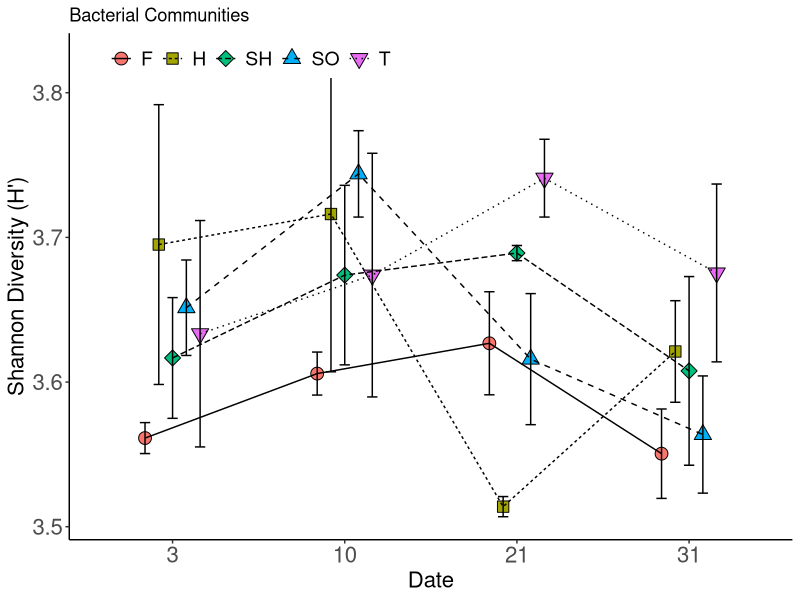

Recreate this plot in R. (Note: this script raises an error after producing the figure.)
## ---- chunk 1

bacteria.df=read.csv("nbc16s.final.subsample.tax.summary.csv") #csv formatted data from mothur
#its.df<-read.delim(file="nbcits.final.an.0.01.cons.tax.summary") #otherwise formatted data from mothur

##Loading Packages
# ipak function: install and load multiple R packages.
# checks to see if packages are installed. Install them if they are not, then load them into the R session.

ipak <- function(pkg){
    new.pkg <- pkg[!(pkg %in% installed.packages()[, "Package"])]
    if (length(new.pkg)) 
        install.packages(new.pkg, dependencies = TRUE, repos='http://cran.us.r-project.org')
    sapply(pkg, require, character.only = TRUE)
}

# Package list.  Contains all needed packages as a this writing.  To update, simply add new package name to the list!
packages <- c("ggplot2", 
              "plyr", 
              "reshape2", 
              "RColorBrewer", 
              "scales", 
              "grid",
              "VennDiagram",
              "bibtex",
              "vegan",
              "RAM",
              "tidyr",
              "Rmisc",
              "glue",
              "reshape",
              "reshape2",
              "lemon",
              "gapminder",
              "magrittr",
              "dplyr",
              "ggpubr",
              "gridExtra",
              "patternplot",
              "tibble",
              "gplots",
              "broom",
              "data.table",
              "devtools")
ipak(packages)

#PAirwise adonis is an unofiical package that does pairwise PERMANOVA on community data.  it is marginally useful.  To active it, simply remove the # and re run the code.
#install_github("pmartinezarbizu/pairwiseAdonis/pairwiseAdonis")
#library(pairwiseAdonis)
theme_set(theme_gray(base_size = 18))
pd=position_dodge(width=0.4)

bacteria.df=bacteria.df[bacteria.df$taxon !="Chloroplast_ge",] #We forgot to remove chloroplasts before in mothur...but we can do it now too!


## ---- chunk 2

bacteria.df$taxlevel=as.factor(bacteria.df$taxlevel) #make sure taxlevel is a factor so we can pull out data  in the following analyses
bacteria.df.6=subset.data.frame(bacteria.df, taxlevel==6,drop=TRUE)  #6 is the species level  #kingdom=0
#phylum=1
#class=2
#order=3
#family=4
#genus=5
#species=6


#you'll have to update your first and last sample column name in the "vars" argument below.  You will also need to look at your sample (column) names and adjust the arguments in the separate function.  Briefly, change the arguments int he "into" list to represent the number o chunks you can split your sample name into.  Secondly,the "sep"  says how many places fromt he left or right(-) the cuts should be made to separate.  The number of values in sep should each the number of groups in into less 1.
shannon.nbc<-bacteria.df.6 %>% 
  subset(select=c(-taxlevel,-rankID,-taxon,-daughterlevels,-total)) %>% 
  mutate_at(vars(X170818HA:X170828HB),funs(diversity(.,index="shannon"))) %>%
  gather(key="Sample",value="Diversity") %>%
  distinct(Sample,Diversity) %>% 
  separate(Sample, into=c("junk","Date","Substrate","Rep"), sep=c(1,7,-1))
  

#Clean up time.  First we remove the junk column altogether.  seconldy, we do some cleaning in case controls made it in.  Lastly we want to convert our "date" code into a "day of incuation" which we do manually with the revalue function.
shannon.nbc$junk=NULL
shannon.df=droplevels(shannon.nbc[-which(shannon.nbc$Substrate=='CR'),])
shannon.df$Date=as.factor(shannon.df$Date)
shannon.df$Date=revalue(shannon.df$Date,c("170818"="3","170828"="10","170905"="21","170915"="31"))


#Now, we summarizse by Date and Susbtrate  and get means and se across our reps.  
shannon.div.summary<-shannon.df %>% 
  group_by(Date, Substrate) %>% 
  summarise(mean=mean(Diversity),se=(sd(Diversity)/sqrt(n())))
                          

#Lets plot our summarizes data.
#tell ggplot what data to plot and the basic aesthtetichs (aes) we want a line graph connecting points.  Date is on the x axis and the mean is on the y.  We are grouping them and adjustign their shape and colors by type of substrate.
#adds points and lines to the plot

shannon.div.16s=ggplot(shannon.div.summary,  aes(x=Date,y=mean,group=Substrate,shape=Substrate,fill=Substrate))+ 
  geom_point(position=pd,size=4)+
  geom_line(aes(linetype=Substrate),position=pd)+ 
  geom_errorbar(aes(ymin=mean-se,ymax=mean+se),width=0.3,position=pd)+
  ylab("Shannon Diversity (H')")+ 
  theme_classic()+ #good generla theme for clean figures
  theme(legend.position=c(0.25,0.95), #legends are ifnitiely tweakable
        legend.title=element_blank(),
        legend.direction="horizontal",
        axis.text=element_text(size=16),
        axis.title=element_text(size=16),
        legend.text=element_text(size=14))+
  scale_shape_manual(name="Substrate",values=c(21,22,23,24,25))+ #I manually changed the shape of th points.  tehre is great additional supporting info online
  ggtitle("Bacterial Communities")+
  scale_y_continuous(breaks=seq(0,5,0.1)) #for consistency I am telling it to sacel y axis from 0 to 5 by 0.1 intervals
shannon.div.16s #calls (views) the graph we made


#ggsave lets you print your plots to jpegs, pdf, etc.  Just adjust the filename and device accordingly

#ggsave(shannon.div.16s,filename="shannon_plot.pdf",device="pdf")


#Stats time
shan.anova<-tidy(aov(Diversity~Date+Substrate+Date:Substrate,data=shannon.df))
shan.anova #this is its own dataframe now....you could easily export this to excel using the write_csv function!

## ---- chunk 3
bacteria.df$taxlevel=as.factor(bacteria.df$taxlevel)
bacteria.df.6=subset.data.frame(bacteria.df, taxlevel==6,drop=TRUE)

otu.df<-bacteria.df.6 %>% 
  subset(select=c(-taxlevel,-rankID,-taxon,-daughterlevels,-total)) %>% 
  mutate_at(vars(X170818HA:X170828HB),funs(n_distinct(.))) %>% #We calculate the number of distinct taxa here!
  gather(key="Sample",value="OTU") %>%
  distinct(Sample,OTU) %>% 
  separate(Sample, into=c("junk","Date","Substrate","Rep"), sep=c(1,7,-1))


otu.df$junk=NULL
otu.df=droplevels(otu.df[-which(otu.df$Substrate=='CR'),])
otu.df$Date=as.factor(otu.df$Date)
otu.df$Date=revalue(otu.df$Date,c("170818"="3","170828"="10","170905"="21","170915"="31"))

otu.aov=otu.df%>%
  group_by(Date)%>%
  do(tidy(aov(OTU~Substrate,data=.)))
otu.aov




otu.df.summary=summarySE(otu.df,measurevar="OTU",groupvars=c("Date","Substrate"),na.rm=TRUE)
#This is another, simpler form of summarizing info for plotting purposes.  I chose to leave this here as an example of how making a summary table works if you don't have to do it multiple times.

pd=position_dodge(width=0.4)
otu.plot=ggplot(otu.df.summary, 
                aes(x=Date,y=OTU,group=Substrate,shape=Substrate,fill=Substrate))+
  geom_point(position=pd,size=4)+
  geom_line(aes(linetype=Substrate),position=pd)+
  geom_errorbar(aes(ymin=OTU-se,ymax=OTU+se),width=0.3,position=pd)+
  ylab("Observed OTUs")+
  theme_classic()+
  theme(legend.position=c(0.25,0.95),
        legend.title=element_blank(),
        legend.direction="horizontal",
        axis.text=element_text(size=16),
        axis.title=element_text(size=16),
        legend.text=element_text(size=14))+
  scale_shape_manual(name="Substrate",values=c(21,22,23,24,25))
otu.plot
## ---- chunk 4

#slightly different approach here.  We are removign columns instead of ignoring them like we have previously.  This is because ti's a little cleaner to do so and this analsyis is a little mroe ocmplicated.
bacteria.df.3=subset.data.frame(bacteria.df, taxlevel==3,drop=TRUE)
bacteria.df.3$taxlevel=NULL 
bacteria.df.3$rankID=NULL
bacteria.df.3$daughterlevels=NULL
bacteria.df.3$total=NULL

bac.rab<-bacteria.df.3 %>% 
  gather(-taxon,key="Sample",value="obs") 
  
bac.rab<-bac.rab %>%   #relative abundance calculations
  group_by(Sample) %>% 
  mutate(total_obs=sum(obs),
         rabund=obs/total_obs) %>% 
  separate(Sample, into=c("Junk","Date","Substrate","Rep"),sep=c(1,7,-1))



bac.rab$Junk=NULL
rabund.df=droplevels(bac.rab[-which(bac.rab$Substrate=='CR'),])
rabund.df$Date=as.factor(rabund.df$Date)
rabund.df$Date=revalue(rabund.df$Date,c("170818"="3","170828"="10","170905"="21","170915"="31"))


rabund.sum.df<-rabund.df %>% 
  group_by(Date,Substrate,taxon) %>% #note the inlcusion of taxon as a group to summarise by.  We want the mean of each taxon in each Date-Substrate combination
  summarise(mean_rabund=mean(rabund),
            mean_obs=mean(obs))


##making multiple plots!
rabund.plots<-rabund.sum.df %>% #generates list of plots by Date (groubp_by command)  
  group_by(Date) %>% 
  do(plots=ggplot(.,aes(x=Substrate,y=mean_rabund,group=taxon,color=taxon,fill=taxon))+
       geom_bar(stat="identity",color="black")+
       ggtitle(paste("Day",.$Date))+ #.$Date is shorthand to pull int he value of date for the given group being produced.  Using patse allows us to add extra text.
       ylab("Relative Abundance")+
       xlab("Substrate")+
       theme_classic())
rabund.plots$plots[[1]] #calls first plot from list of plots. Repeat for as many plots as you expect




## ---- chunk 5

bacteria.df.3=subset.data.frame(bacteria.df, taxlevel==2,drop=TRUE) #Note the higher tax level...purely from a visualization standpoint
bacteria.df.3$taxlevel=NULL
bacteria.df.3$rankID=NULL
bacteria.df.3$daughterlevels=NULL
bacteria.df.3$total=NULL
bac.rab<-bacteria.df.3 %>% 
  gather(-taxon,key="Sample",value="obs") 
  
bac.rab<-bac.rab %>%   
  group_by(Sample) %>% 
  mutate(total_obs=sum(obs),
         rabund=obs/total_obs)



bac.rab<-separate(bac.rab,Sample, into=c("Junk","Date","Substrate","Rep"),sep=c(1,7,-1)) 
bac.rab$Junk=NULL

rabund.df=droplevels(bac.rab[-which(bac.rab$Substrate=='CR'),])
rabund.df$Date=as.factor(rabund.df$Date)
rabund.df$Date=revalue(rabund.df$Date,c("170818"="3","170828"="10","170905"="21","170915"="31"))

rabund.sum.df<-rabund.df %>% 
  group_by(Date,Substrate,taxon) %>% 
  summarise(mean_rabund=mean(rabund),
            mean_obs=mean(obs))



require(viridis) #viridis is a package of alternative color scales to allow for high contrast observations....i.e. whent here are very subtle changes.
ggplot(rabund.sum.df, aes(Date,taxon,fill=mean_rabund))+
  geom_tile()+
  facet_wrap(~Substrate,nrow=1)+#facet wrap splits our graph into multiuple chunks where each has a unique valeu for some factor
  scale_fill_viridis()+ 
  theme(axis.text=element_text(size=10),
        axis.title=element_text(size=10),
        legend.text=element_text(size=10))+
  ylab("Class")+
  xlab("Day of Incubation")
  
#ggsave("hm.jpeg", device="jpeg", width=7, height=10,units="in")
#you can also set dimensions when your print your figures
## ---- chunk 6
env.df <- read.csv("env.df.csv") #external data for vector fitting (laba ssays, field data,etc)
env.drops=c("8/15/2017",
            "8/22/2017",
            "8/25/2017",
            "9/1/2017",
            "9/8/2017",
            "9/12/2017") #beware of date format shifts in excel!!  I am dropping dates from the env.df because I didn't get community measurements for each date


env.df=droplevels(env.df[!(env.df$Date.Sampled %in% env.drops),],drop=TRUE)
colnames(env.df)=c("Date_Sampled",
                   "Substrate",
                   "NEP",
                   "GPP",
                   "Respiration",
                   "BG-ase",
                   "NAG-ase",
                   "P-ase",
                   "Chl.a",
                   "Biomass",
                   "Day of Incubation",
                   "SRP",
                   "NO3",
                   "NH4",
                   "doy",
                   "width",
                   "xdepth",
                   "xvelocity",
                   "xtemp",
                   "xspc",
                   "Q")

env.c.drops=c("X",  #I don't necessarily want to use all the data here, so I specified some columns to ignore (summary columns, duplicates, etc)
              "Date.Sampled",
              "Sample",
              "time",
              "doy",
              "width",
              "xdepth",
              "xvelocity",
              "xtemp",
              "xspc",
              "Q")


env.df.fit=env.df[ , !(names(env.df) %in% env.c.drops)] #this si the code to remove the specified columns

env.df.fac=env.df[,1:2] #

bacteria.df.3=subset.data.frame(bacteria.df, taxlevel==3,drop=TRUE)
bacteria.df.3$taxlevel=NULL
bacteria.df.3$rankID=NULL
bacteria.df.3$daughterlevels=NULL
bacteria.df.3$total=NULL

bac.env<-bacteria.df.3 %>% 
  gather(-taxon,key="Sample",value="obs") %>% 
  separate(Sample, into=c("Junk","Date","Substrate","Rep"),sep=c(1,7,-1))

bac.env$Junk=NULL
bac.env=droplevels(bac.env[-which(bac.env$Substrate=='CR'),])
bac.env$Date=as.factor(bac.env$Date)
bac.env$Date=revalue(bac.env$Date,c("170818"="3","170828"="10","170905"="21","170915"="31"))


bac.df.sps<-bac.env %>% 
  spread(key=taxon, value=obs) %>% 
  select(-Date,-Substrate,-Rep)


bac.ord.dist=vegdist(bac.df.sps)
bac.ord.nmds=metaMDS(bac.ord.dist)
bac.ORD=data.frame(MDS1=bac.ord.nmds$points[,1],MDS2=bac.ord.nmds$points[,2])
bac.ORD=cbind(bac.ORD,env.df.fac)

bac.fit=envfit(bac.ord.nmds,env.df.fit,perm=999,na.rm=T,display="sites")
bac.fit
bac.fit.df=as.data.frame(bac.fit$vectors$arrows*sqrt(bac.fit$vectors$r))
bac.fit.df$species=rownames(bac.fit.df)
bac.spp.scrs=as.data.frame(scores(bac.fit,display="vectors"))
bac.spp.scrs=cbind(bac.spp.scrs, Assay=rownames(bac.spp.scrs),bac.fit$vectors$pvals)
bac.spp.scrs=setnames(bac.spp.scrs, old=("bac.fit$vectors$pvals"), new=c("pvals"))
bac.spp.scrs=bac.spp.scrs[ which (bac.spp.scrs$pvals<0.05),]


 veganCovEllipse<-function (cov, center = c(0, 0), scale = 1, npoints = 100) 
  {
    theta <- (0:npoints) * 2 * pi/npoints
    Circle <- cbind(cos(theta), sin(theta))
    t(center + scale * t(Circle %*% chol(cov)))
 }
bac.df_ell <- data.frame()
  for(g in levels(bac.ORD$Substrate)){
    bac.df_ell <- rbind(bac.df_ell, cbind(as.data.frame(with(bac.ORD[bac.ORD$Substrate==g,],
                    veganCovEllipse(cov.wt(cbind(MDS1,MDS2),wt=rep(1/length(MDS1),length(MDS1)))$cov,center=c(mean(MDS1),mean(MDS2)))))
                    ,group=g))
  }

bac.nmds=ggplot(bac.ORD)+
  geom_point(mapping= aes(MDS1,MDS2,shape=Date_Sampled,color=Substrate))+coord_fixed(ratio=1)+
  geom_segment(data=bac.spp.scrs, aes(x=0, xend=bac.spp.scrs$NMDS1/4, y=0,yend=bac.spp.scrs$NMDS2/4),
               arrow=arrow(length=unit(.1, "cm")),color="red")+
  geom_text(data = bac.spp.scrs, aes(x = NMDS1/4.5, y = NMDS2/4.5, label = Assay),
            size = 3) +
    geom_path(data=bac.df_ell, aes(x=MDS1, y=MDS2,colour=group), size=1, linetype=2)+ggtitle("Bacterial Communities")+theme_classic()+labs(shape="Date Sampled", color="Substrate")+xlim(-0.3,0.3)+ylim(-0.3,0.3)
bac.nmds

#scores(bac.fit, "vectors")
#bac.ord.nmds$stress

ggplot(bac.ORD)+
  geom_point(mapping= aes(MDS1,MDS2,shape=Date_Sampled,color=Substrate,group=Substrate))+facet_grid(.~Date_Sampled)

ggplot(bac.ORD)+
  geom_point(mapping= aes(MDS1,MDS2,shape=Date_Sampled,color=Substrate,group=Substrate))+facet_grid(.~Substrate)

#This section should really be its own chunk.  betadisper compares the area of the collected nmds points for each group you specifiy and compares it to your other group areas (a la anova)

#http://cc.oulu.fi/~jarioksa/softhelp/vegan/html/betadisper.html
bac.disp.Sample=betadisper(bac.ord.dist,bac.ORD$Substrate)
bac.disp.Date=betadisper(bac.ord.dist,bac.ORD$Date_Sampled)
bac.perm.date=permutest(bac.disp.Date, pairwise=TRUE,permutations=1000) 
TukeyHSD(bac.disp.Sample) #compaitble with tukeyhsd for pairwise comparions!
bac.perm.sample=permutest(bac.disp.Sample, pairwise=TRUE,permutations=1000)
TukeyHSD(bac.disp.Date)
bac.disp.Sample
bac.disp.Date
#test pairwise comparions between groups in nmds


## ---- chunk 7
bacteria.df.6=subset.data.frame(bacteria.df, taxlevel==6,drop=TRUE)
bacteria.df.6$taxlevel=NULL
bacteria.df.6$rankID=NULL
bacteria.df.6$daughterlevels=NULL
bacteria.df.6$total=NULL
bac.perm<-bacteria.df.6 %>% 
  gather(-taxon,key="Sample",value="obs") 




bac.perm<-separate(bac.perm,Sample, into=c("Junk","Date","Substrate","Rep"),sep=c(1,7,-1)) 
bac.perm$Junk=NULL

bac.perm=droplevels(bac.perm[-which(bac.perm$Substrate=='CR'),])
bac.perm$Date=as.factor(bac.perm$Date)
bac.perm$Date=revalue(bac.perm$Date,c("170818"="3","170828"="10","170905"="21","170915"="31"))

anosim.bac.df<-bac.perm %>% 
  spread(key="taxon",value="obs")







design.df=anosim.bac.df[,1:3]


anosim.bac.df$Date=NULL
anosim.bac.df$Substrate=NULL
anosim.bac.df$Rep=NULL

bac.dist<-anosim.bac.df %>% 
  group_by(Date) %>% 
  do(vegdist(.))


bac.dist=vegdist(anosim.df)
bac.ano=anosim(bac.dist,design.df$Substrate)
summary(bac.ano)


list_to_df <- function(list_for_df) {
  list_for_df <- as.list(list_for_df)

  nm <- names(list_for_df)
  if (is.null(nm))
    nm <- seq_along(list_for_df)

  df <- data.frame(name = nm, stringsAsFactors = FALSE)
  df$value <- unname(list_for_df)
  df
}


bac.perm=print(adonis(anosim.df~Substrate*Date,data=design.df))
bac.perm.tab=as.data.frame(bac.perm$aov.tab)
bac.perm.tab=bac.perm.tab[1:3,]

adonis(anosim.3~Substrate,data=design.3) #ns
adonis(anosim.10~Substrate,data=design.10) #ns
adonis(anosim.21~Substrate,data=design.21) #ns
adonis(anosim.31~Substrate,data=design.31) #ns

pairwise.adonis(anosim.3,factors=design.3$Substrate, 
                sim.method = 'bray', 
                p.adjust.m ='bonferroni')
pairwise.adonis(anosim.10,factors=design.10$Substrate, 
                sim.method = 'bray', 
                p.adjust.m ='bonferroni')
pairwise.adonis(anosim.21,factors=design.21$Substrate, 
                sim.method = 'bray', 
                p.adjust.m ='bonferroni')
pairwise.adonis(anosim.31,factors=design.31$Substrate, 
                sim.method = 'bray', 
                p.adjust.m ='bonferroni')


pairwise.adonis(anosim.df,factors=c(design.df$Substrate), 
                sim.method = 'bray', 
                p.adjust.m ='bonferroni')

pairwise.adonis(anosim.df,factors=c(design.df$Date), 
                sim.method = 'bray', 
                p.adjust.m ='bonferroni')

#simper(anosim.df,design.df[,2])

## ---- chunk 8
#extract and shape OTU table at Order level
bacteria.df.venn=subset.data.frame(bacteria.df, taxlevel==4,drop=TRUE)

drops <- c("taxlevel","rankID","daughterlevels","total","SDKC1","SDKC2","SDKC3")
bacteria.df.venn=bacteria.df.venn[ , !(names(bacteria.df.venn) %in% drops)]

bacteria.df.venn=melt(bacteria.df.venn,id.vars="taxon")
bacteria.df.venn=dcast(bacteria.df.venn,variable~bacteria.df.venn$taxon)
#rabund.df$variable=as.numeric(rabund.df$variable)
bacteria.df.venn=separate(bacteria.df.venn,variable,into=c("junk","Date","Substrate"),sep=c(1,7))
bacteria.df.venn=separate(bacteria.df.venn,Substrate,into=c("Substrate","Rep"),sep=c(-1))
bacteria.df.venn$junk=NULL

bacteria.df.venn=droplevels(bacteria.df.venn[-which(bacteria.df.venn$Substrate=='CR'),])
bacteria.df.venn$Date=as.factor(bacteria.df.venn$Date)
bacteria.df.venn$Date=revalue(bacteria.df.venn$Date,c("170818"="3","170828"="10","170905"="21","170915"="31"))

Hard=colnames(bacteria.df.venn[bacteria.df.venn$Substrate=="H",apply(bacteria.df.venn[bacteria.df.venn$Substrate=="H",],MARGIN=2,function(x) any(x>0))])
Hard=Hard[-(1:3)]

Soft=colnames(bacteria.df.venn[bacteria.df.venn$Substrate=="SO",apply(bacteria.df.venn[bacteria.df.venn$Substrate=="SO",],MARGIN=2,function(x) any(x>0))])
Soft=Soft[-(1:3)]

Sheet=colnames(bacteria.df.venn[bacteria.df.venn$Substrate=="SH",apply(bacteria.df.venn[bacteria.df.venn$Substrate=="SH",],MARGIN=2,function(x) any(x>0))])
Sheet=Sheet[-(1:3)]

Foam=colnames(bacteria.df.venn[bacteria.df.venn$Substrate=="F",apply(bacteria.df.venn[bacteria.df.venn$Substrate=="F",],MARGIN=2,function(x) any(x>0))])
Foam=Foam[-(1:3)]

Tile=colnames(bacteria.df.venn[bacteria.df.venn$Substrate=="T",apply(bacteria.df.venn[bacteria.df.venn$Substrate=="T",],MARGIN=2,function(x) any(x>0))])
Tile=Tile[-(1:3)]

comparions=list("Hard"=Hard,"Soft"=Soft,"Sheet"=Sheet,"Foam"=Foam,"Tile"=Tile)
#upset(fromList(comparions),order.by="freq",cutoff = 2)
bac.venn.list=list("Hard"=Hard,"Soft"=Soft,"Sheet"=Sheet,"Foam"=Foam,"Tile"=Tile)
bac.venn=gList(venn.diagram(x=bac.venn.list,filename=NULL,label=TRUE,main="Bacterial Communities",main.fontface = 2,fill=c("yellow","blue","green","red","purple"),
                            cat.cex=0.8,cat.fontface=2,lty=1,main.pos=c(0.15,1),
                            cat.just=list(c(0.6,1) , c(0,0) , c(0,0) , c(1,1) ,c(1,0))))

#group.venn(list("Hard"=Hard,"Soft"=Soft,"Sheet"=Sheet,"Foam"=Foam,"Tile"=Tile),label=TRUE,file="bac.venn",ext="jpeg",)

## ---- chunk 9
#extract and shape OTU table at Order level
bacteria.df.venn=subset.data.frame(bacteria.df, taxlevel==4,drop=TRUE)

drops <- c("taxlevel","rankID","daughterlevels","total","SDKC1","SDKC2","SDKC3")
bacteria.df.venn=bacteria.df.venn[ , !(names(bacteria.df.venn) %in% drops)]

bacteria.df.venn=melt(bacteria.df.venn,id.vars="taxon")
bacteria.df.venn=dcast(bacteria.df.venn,variable~bacteria.df.venn$taxon)
#rabund.df$variable=as.numeric(rabund.df$variable)
bacteria.df.venn=separate(bacteria.df.venn,variable,into=c("junk","Date","Substrate"),sep=c(1,7))
bacteria.df.venn=separate(bacteria.df.venn,Substrate,into=c("Substrate","Rep"),sep=c(-1))
bacteria.df.venn$junk=NULL

bacteria.df.venn=droplevels(bacteria.df.venn[-which(bacteria.df.venn$Substrate=='CR'),])
bacteria.df.venn$Date=as.factor(bacteria.df.venn$Date)
bacteria.df.venn$Date=revalue(bacteria.df.venn$Date,c("170818"="3","170828"="10","170905"="21","170915"="31"))

Day_3=colnames(bacteria.df.venn[bacteria.df.venn$Date=="3",apply(bacteria.df.venn[bacteria.df.venn$Date=="3",],MARGIN=2,function(x) any(x>0))])

Day_10=colnames(bacteria.df.venn[bacteria.df.venn$Date=="10",apply(bacteria.df.venn[bacteria.df.venn$Date=="10",],MARGIN=2,function(x) any(x>0))])

Day_21=colnames(bacteria.df.venn[bacteria.df.venn$Date=="21",apply(bacteria.df.venn[bacteria.df.venn$Date=="21",],MARGIN=2,function(x) any(x>0))])

Day_31=colnames(bacteria.df.venn[bacteria.df.venn$Date=="31",apply(bacteria.df.venn[bacteria.df.venn$Date=="31",],MARGIN=2,function(x) any(x>0))])

venn(list("Day 3"=Day_3,"Day 10"=Day_10,"Day 21"=Day_21,"Day 31"=Day_31))
## ---- chunk 10
disp.Sample=betadisper(bac.ord.dist,bac.ORD$Substrate)
boxplot(disp.Sample)
plot(disp.Sample)
disp.Date=betadisper(bac.ord.dist,bac.ORD$Date_Sampled)
boxplot(disp.Date)
plot(disp.Date)
perm.date=permutest(disp.Date, pairwise=TRUE,permutations=10000) 
TukeyHSD(disp.Sample) #compaitble with tukeyhsd for pairwise comparions!
perm.sample=permutest(disp.Sample, pairwise=TRUE,permutations=10000)
TukeyHSD(disp.Date)
disp.Sample
disp.Date
## ---- chunk 11
saveRDS(bacteria.df,"bacteria.Rdata")
